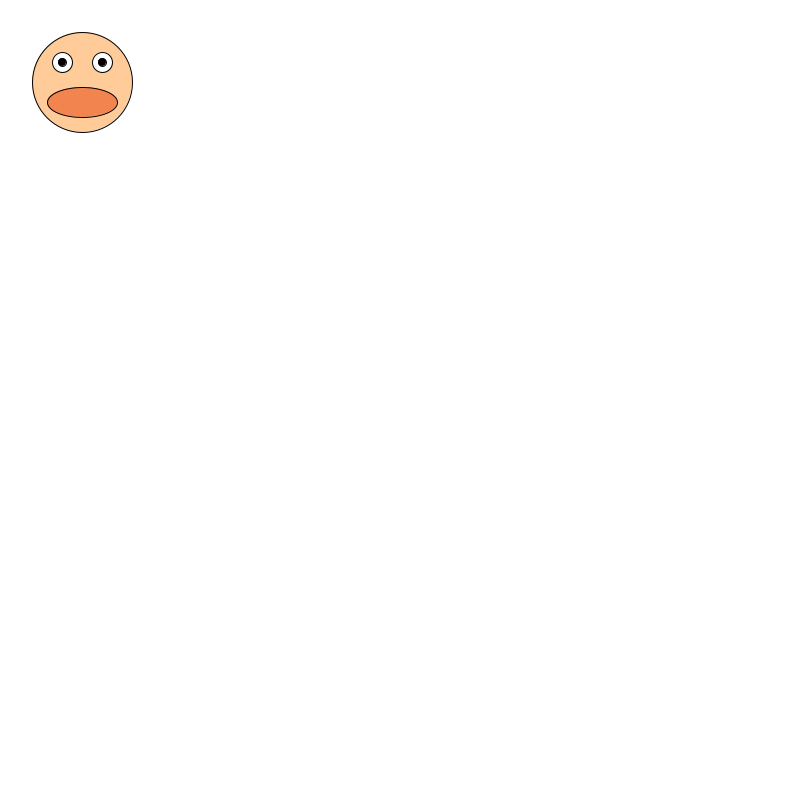
Frame 1 (no input)
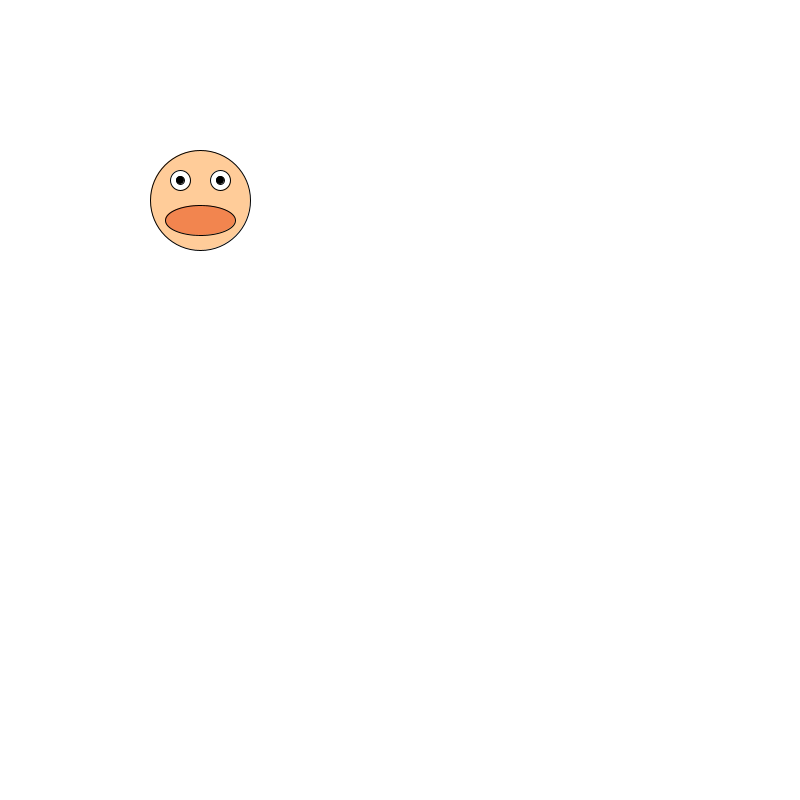
Frame 60 (the mouse pressed at the canvas centre just before this capture)
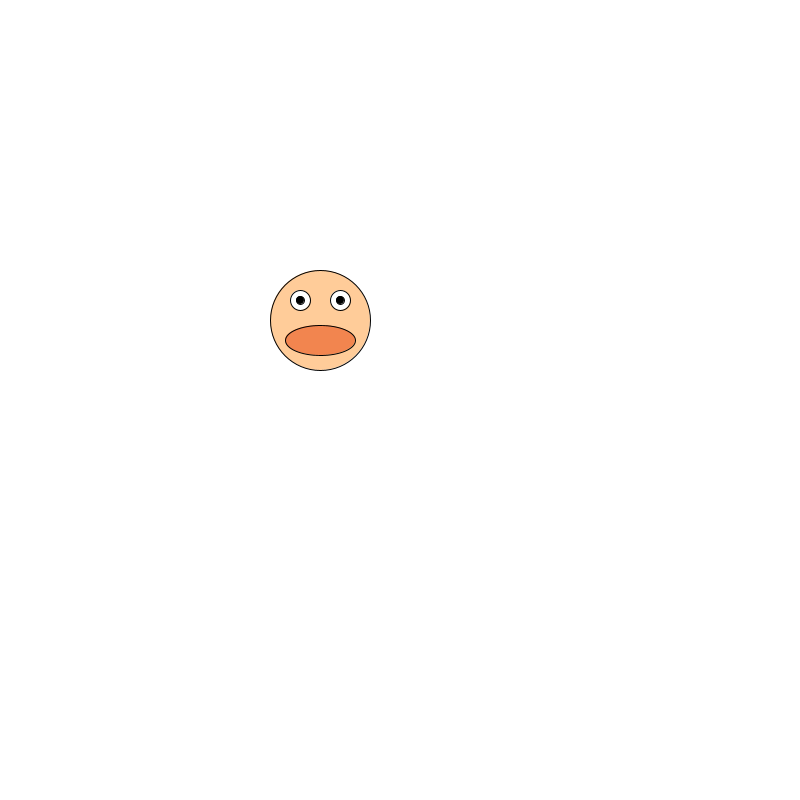
Frame 120 (the mouse held since frame 60 and released just before this capture)

The Processing sketch that drew these frames (run headless with seeded random() and noise(); from frame 60 on, the mouse is pressed at the canvas centre):

// Processing sketch: Bev_gende_Hoved
// ── Bev_gende_Hoved.pde
//Variables
int x = 30;
int y = 70;

//Setup
void setup() {
 size(800,800);
}

//Cirkel
void draw(){
  clear();
  background(255,255,255);
  fill(255,204,153);
  
//hastighed/bevægelse
  x = x+2;
  y = y+2;
 
//figurer
 circle(50+x,50+x,100);
 fill(255,255,255);
 circle(30+x,30+x,20);
 circle(70+x,30+x,20);
 fill(0,0,0);
 circle(30+x,30+x,8);
 circle(70+x,30+x,8);
 fill(242,133,79);
 arc(50+x,70+x,70,30,0,180);
}
